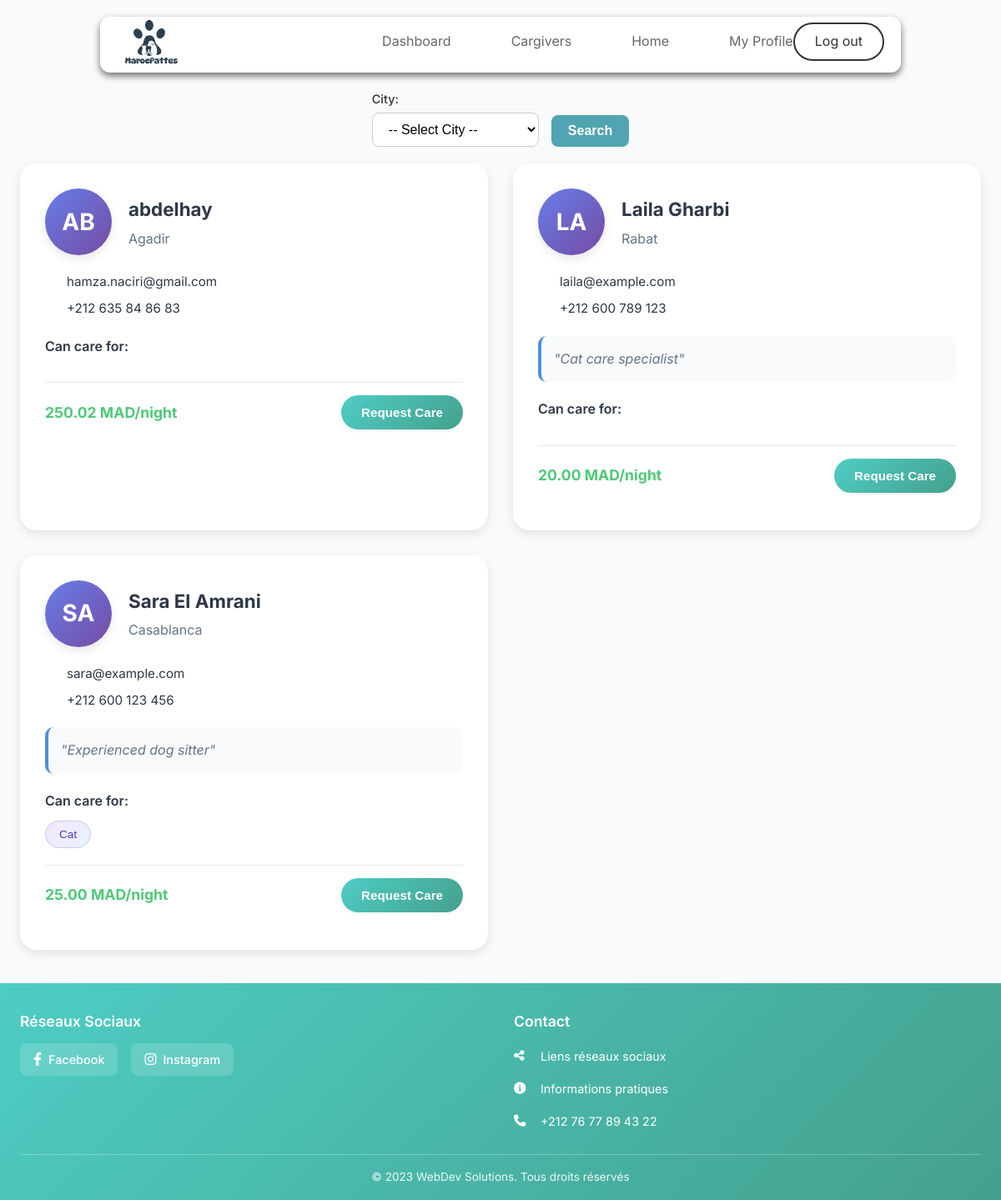
The page /caregivers.php (signed in) on the database its author committed.
### tables this page shows
CREATE TABLE `guardianprofile` (
  `ProfileID` int(11) NOT NULL,
  `Photo` varchar(255) DEFAULT NULL,
  `Bio` text DEFAULT NULL,
  `PricePerNight` decimal(10,2) DEFAULT NULL,
  `Status` enum('Active','Inactive') DEFAULT 'Active',
  `UserID` int(11) DEFAULT NULL
);

CREATE TABLE `_user` (
  `UserID` int(11) NOT NULL,
  `FullName` varchar(100) DEFAULT NULL,
  `Email` varchar(100) DEFAULT NULL,
  `Password` varchar(100) DEFAULT NULL,
  `PhoneNumber` varchar(20) DEFAULT NULL,
  `City` varchar(100) DEFAULT NULL
);

### caregivers.php (the view, shortened to what this page needs)
<?php
require_once 'config/db.php';
$city_filter = $_GET['city'] ?? '';
$sql = "
    SELECT gp.*, u.FullName, u.Email, u.PhoneNumber, u.City,
           GROUP_CONCAT(s.Name) as SpeciesList
    FROM guardianprofile gp
    JOIN _user u ON gp.UserID = u.UserID
    LEFT JOIN can_guard cg ON gp.ProfileID = cg.ProfileID
    LEFT JOIN species s ON cg.SpeciesID = s.SpeciesID
    WHERE gp.Status = 'Active'
";
$sql .= " GROUP BY gp.ProfileID ORDER BY u.FullName";
$stmt = $conn->prepare($sql);
if ($city_filter) {
    $stmt->execute([$city_filter]);
} else {
    $stmt->execute();
}
$caregivers = $stmt->fetchAll(PDO::FETCH_ASSOC);
?>
<!DOCTYPE html>
<html lang="en">
<head>
</head>
<body>
    <?php include('includes/header.php'); ?>
    <div class="container">
        <div class="search-section">
            <form method="GET" class="search-form">
                <div class="search-group">
                    <label for="city"> City:</label>
                    <select id="city" name="city" class="search-select">
                        <option value="">-- Select City --</option>
                    </select>
                </div>
                <button type="submit" class="search-btn">Search</button>
            </form>
        </div>
        <?php if (empty($caregivers)): ?>
            <div class="no-results">
                <div class="no-results-icon"></div>
                <div class="no-results-text">No caregivers found in the selected area</div>
                <p>Try searching in a different city or check back later!</p>
            </div>
        <?php else: ?>
            <div class="caregivers-grid">
                <?php foreach ($caregivers as $caregiver): ?>
                <div class="caregiver-card">
                    <div class="caregiver-header">
                        <div class="avatar"><?php echo strtoupper(substr($caregiver['FullName'], 0, 2)); ?></div>
                        <div class="caregiver-info">
                            <div class="caregiver-name"><?php echo htmlspecialchars($caregiver['FullName']); ?></div>
                            <div class="caregiver-location"><?php echo htmlspecialchars($caregiver['City']); ?></div>
                        </div>
                    </div>
                    <div class="caregiver-details">
                        <div class="detail-row">
                            <span class="detail-icon"></span>
                            <span><?php echo htmlspecialchars($caregiver['Email']); ?></span>
                        </div>
                        <div class="detail-row">
                            <span class="detail-icon"></span>
                            <span><?php echo htmlspecialchars($caregiver['PhoneNumber']); ?></span>
                        </div>
                    </div>
                    <?php if ($caregiver['Bio']): ?>
                    <div class="bio-text">
                        "<?php echo htmlspecialchars($caregiver['Bio']); ?>"
                    </div>
                    <?php endif; ?>
                    <div class="species-section">
                        <div class="species-label">Can care for:</div>
                        <div class="species-buttons">
                            <?php
                            $species = explode(',', $caregiver['SpeciesList']);
                            foreach ($species as $specie) {
                                if (trim($specie)) {
                                    echo '<button class="species-btn" onclick="showRequestForm(' . $caregiver['ProfileID'] . ', \'' . trim($specie) . '\')">' . htmlspecialchars(trim($specie)) . '</button>';
                                }
                            }
                            ?>
                        </div>
                    </div>
                    <div class="price-section">
                        <div class="price">
                             <?php echo htmlspecialchars($caregiver['PricePerNight'] ?? '20'); ?> MAD/night
                        </div>
                        <button class="request-btn" onclick="showRequestForm(<?php echo $caregiver['ProfileID']; ?>)">
                             Request Care
                        </button>
                    </div>
                </div>
                <?php endforeach; ?>
            </div>
        <?php endif; ?>
    </div>
    <?php include('includes/footer.php'); ?>
</body>
</html>

### includes/header.php (shortened to what this page needs)
<!DOCTYPE html>
<html lang="en">
<head>
</head>
<body>
<?php
$currentPage = basename($_SERVER['PHP_SELF']);
$isAuthPage = strpos($_SERVER['PHP_SELF'], '/auth/') !== false;
$logoutPath = $isAuthPage ? '../auth/logout.php' : 'auth/logout.php';
$loginPath = $isAuthPage ? '../auth/login.php' : 'auth/login.php';
$profilePath = $isAuthPage ? '../profile.php' : 'profile.php';
$logoPath = $isAuthPage ? '../assets/img/logo.png' : 'assets/img/logo.png';
?>
<header>
  <nav class="header-container">
    <img src="<?= $logoPath ?>" class="logo">
    <ul class="nav-links">
      <?php if (isset($_SESSION['user'])): ?>
        <?php if ($currentPage === 'login.php'): ?>
          <li><a href="#contact">Contact</a></li>
        <li><a href="#services">Services</a></li>
        <li><a href="#learn">Home</a></li>
        <?php else: ?>
          <li><a href="dashboard.php">Dashboard</a></li>
          <li><a href="caregivers.php">Cargivers</a></li>
          <li><a href="landing.php">Home</a></li>
          <li><a href="<?= $profilePath ?>">My Profile</a></li>
        <?php endif; ?>
      <?php endif; ?>
    </ul>
    <?php if (isset($_SESSION['user'])): ?>
      <a href="<?= $logoutPath ?>" class="login-btn">Log out</a>
    <?php else: ?>
      <a href="<?= $loginPath ?>" class="login-btn">Log in</a>
    <?php endif; ?>
  </nav>
</header>
</body>
</html>

### includes/footer.php (shortened to what this page needs)
<!DOCTYPE html>
<html lang="en">
<head>
    <link href="https://cdnjs.cloudflare.com/ajax/libs/font-awesome/6.4.0/css/all.min.css" rel="stylesheet">
</head>
<body>
    <footer>
        <div class="container">
            <div class="footer-content">
                <div class="footer-section">
                    <h3>Réseaux Sociaux</h3>
                    <div class="social-links">
                        <a href="#" class="social-link">
                            <i class="fab fa-facebook-f social-icon"></i>
                            <span>Facebook</span>
                        </a>
                        <a href="#" class="social-link">
                            <i class="fab fa-instagram social-icon"></i>
                            <span>Instagram</span>
                        </a>
                    </div>
                </div>
                <div class="footer-section">
                    <h3>Contact</h3>
                    <div class="contact-info">
                        <div class="contact-item">
                            <i class="fas fa-share-alt contact-icon"></i>
                            <span>Liens réseaux sociaux</span>
                        </div>
                        <div class="contact-item">
                            <i class="fas fa-info-circle contact-icon"></i>
                            <span>Informations pratiques</span>
                        </div>
                        <div class="contact-item">
                            <i class="fas fa-phone contact-icon"></i>
                            <span>+212 76 77 89 43 22</span>
                        </div>
                    </div>
                </div>
            </div>
            <div class="footer-bottom">
                © 2023 WebDev Solutions. Tous droits réservés
            </div>
        </div>
    </footer>
</body>
</html>

### caregivers.php (style rules this page uses)
:root { --primary-color: #4A90E2; --secondary-color: #50C878; --accent-color: #F7DC6F; --text-color: #2D3748; --bg-color: #F7FAFC; --card-bg: #FFFFFF; --border-color: #E2E8F0; --success-color: #48BB78; --warning-color: #ECC94B; --error-color: #F56565; --gradient-primary: linear-gradient(135deg, #667eea 0%, #764ba2 100%); --gradient-secondary: linear-gradient(135deg, #4ecdc4 0%, #44a08d 100%); --shadow-sm: 0 2px 4px rgba(0,0,0,0.05); --shadow-md: 0 4px 12px rgba(0,0,0,0.1); --shadow-lg: 0 10px 25px rgba(0,0,0,0.15); }
* { margin: 0; padding: 0; box-sizing: border-box; }
body { font-family: 'Inter', -apple-system, BlinkMacSystemFont, 'Segoe UI', Roboto, sans-serif; background: linear-gradient(135deg, #f5f7fa 0%, #c3cfe2 100%); color: var(--text-color); line-height: 1.6; min-height: 100vh; }
.container { max-width: 1400px; margin: 0 auto; padding: 40px 20px; }
.search-form { display: flex; flex-wrap: wrap; gap: 15px; align-items: flex-end; justify-content: center; margin: 20px 0; }
.search-group { display: flex; flex-direction: column; min-width: 200px; }
.search-group label { margin-bottom: 5px; font-size: 0.9rem; font-weight: 500; color: #333; }
.search-select { padding: 10px 15px; border: 1.5px solid #ccc; border-radius: 8px; font-size: 1rem; background-color: #fff; transition: 0.3s ease; }
.search-btn { padding: 10px 20px; border: none; background: #51A4B1; color: #fff; font-size: 1rem; font-weight: 600; border-radius: 8px; cursor: pointer; transition: 0.3s ease; }
.caregivers-grid { display: grid; grid-template-columns: repeat(auto-fit, minmax(400px, 1fr)); gap: 30px; margin-bottom: 40px; }
.caregiver-card { background: var(--card-bg); border-radius: 20px; padding: 30px; box-shadow: var(--shadow-md); transition: all 0.3s ease; position: relative; overflow: hidden; }
.caregiver-card::before { content: ''; position: absolute; top: 0; left: 0; right: 0; height: 4px; }
.caregiver-header { display: flex; align-items: center; gap: 20px; margin-bottom: 20px; }
.avatar { width: 80px; height: 80px; border-radius: 50%; background: var(--gradient-primary); display: flex; align-items: center; justify-content: center; color: white; font-weight: bold; font-size: 28px; box-shadow: var(--shadow-md); flex-shrink: 0; }
.caregiver-info { flex: 1; }
.caregiver-name { font-size: 1.4rem; font-weight: 700; margin-bottom: 5px; color: var(--text-color); }
.caregiver-location { color: #64748B; font-size: 1rem; display: flex; align-items: center; gap: 5px; }
.caregiver-details { margin-bottom: 20px; }
.detail-row { display: flex; align-items: center; gap: 10px; margin-bottom: 8px; font-size: 0.95rem; }
.detail-icon { width: 16px; height: 16px; color: var(--primary-color); }
.bio-text { background: #F8FAFC; padding: 15px; border-radius: 10px; font-style: italic; color: #64748B; margin-bottom: 20px; border-left: 4px solid var(--primary-color); }
.species-section { margin-bottom: 20px; }
.species-label { font-weight: 600; margin-bottom: 10px; color: var(--text-color); }
.species-buttons { display: flex; flex-wrap: wrap; gap: 8px; }
.species-btn { padding: 8px 16px; background: linear-gradient(135deg, #f3e6ff, #e6f3ff); border: 1px solid #d1c4e9; border-radius: 20px; cursor: pointer; color: #5e35b1; font-size: 0.85rem; font-weight: 500; transition: all 0.3s ease; }
.price-section { display: flex; justify-content: space-between; align-items: center; padding: 15px 0; border-top: 1px solid var(--border-color); }
.price { font-size: 1.1rem; font-weight: 700; color: var(--secondary-color); }
.request-btn { background: var(--gradient-secondary); color: white; border: none; padding: 12px 24px; border-radius: 25px; cursor: pointer; font-size: 0.95rem; font-weight: 600; transition: all 0.3s ease; box-shadow: var(--shadow-sm); }

### rows shown on the page
guardianprofile: UserID.FullName "AB", UserID.FullName "abdelhay", UserID.City "Agadir", UserID.Email "hamza.naciri@gmail.com", UserID.PhoneNumber "+212 635 84 86 83", PricePerNight "250.02"
guardianprofile: UserID.FullName "LA", UserID.FullName "Laila Gharbi", UserID.City "Rabat", UserID.Email "laila@example.com", UserID.PhoneNumber "+212 600 789 123", Bio "Cat care specialist", PricePerNight "20.00"
guardianprofile: UserID.FullName "SA", UserID.FullName "Sara El Amrani", UserID.City "Casablanca", UserID.Email "sara@example.com", UserID.PhoneNumber "+212 600 123 456", Bio "Experienced dog sitter", specie "Cat", PricePerNight "25.00"
